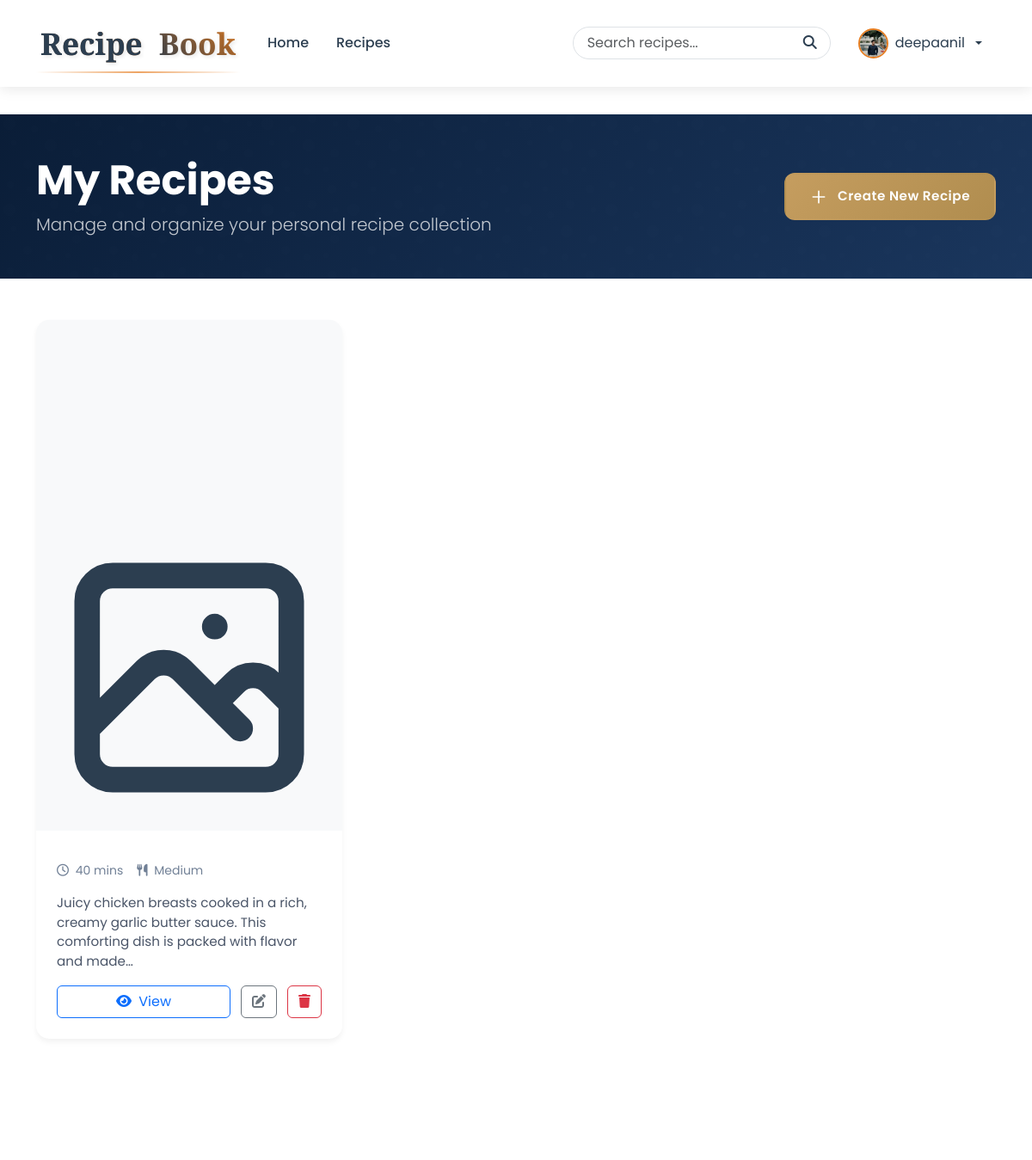
Page /recipes/my-recipes/ (signed in, upper part) on the earlier database version.
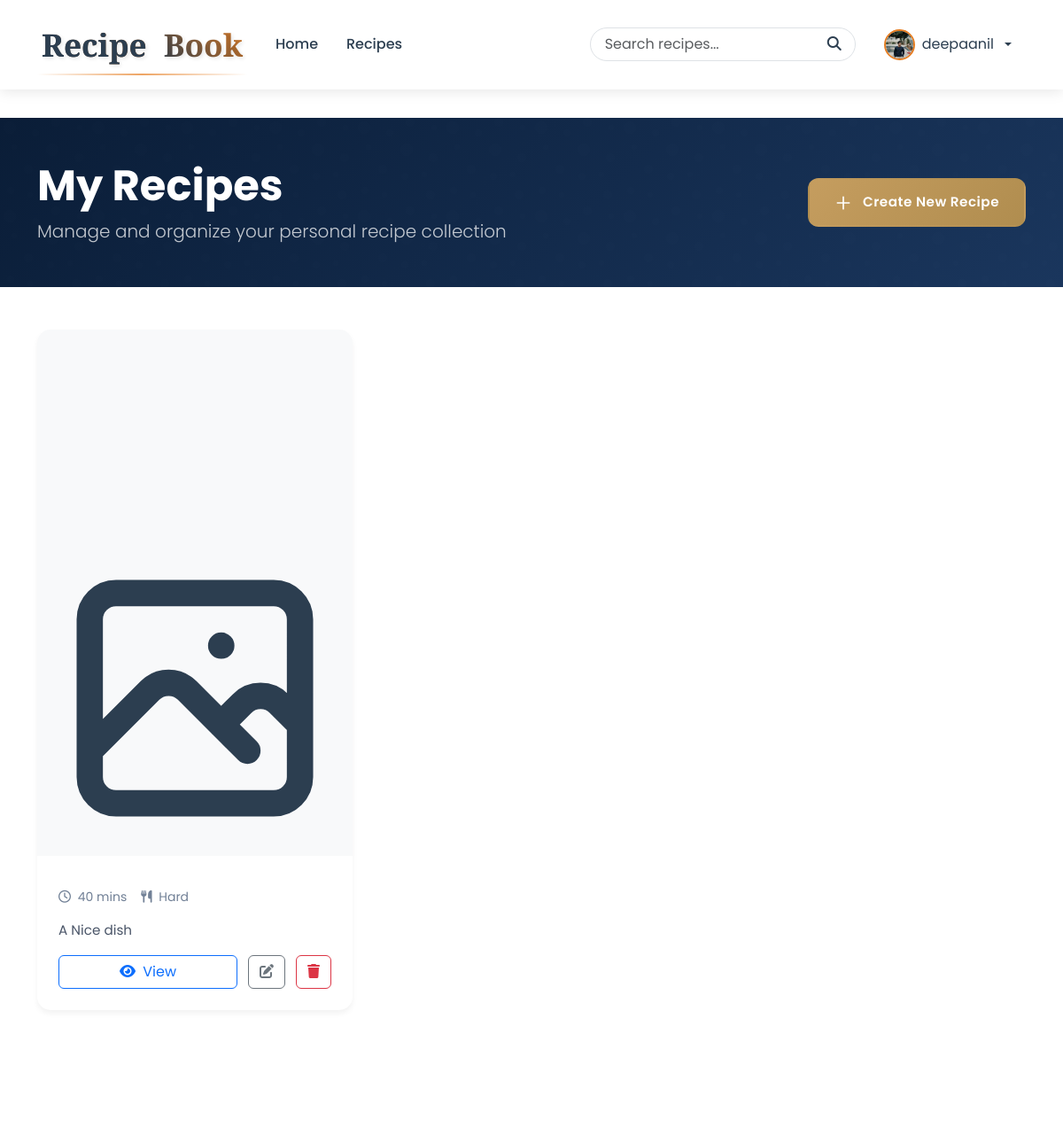
Same page on the later database version.
### recipes/models.py (models this page shows, shortened)
class Recipe(models.Model):
    DIFFICULTY_CHOICES = (
        ('easy', 'Easy'),
        ('medium', 'Medium'),
        ('hard', 'Hard'),
    )
    CATEGORY_CHOICES = (
        ('breakfast', 'Breakfast'),
        ('lunch', 'Lunch'),
        ('dinner', 'Dinner'),
        ('dessert', 'Dessert'),
        ('snack', 'Snack'),
        ('beverage', 'Beverage'),
        ('other', 'Other'),
    )
    user = models.ForeignKey(User, on_delete=models.CASCADE, related_name='recipes')
    name = models.CharField(max_length=200)
    description = models.TextField(blank=True)
    preparation_steps = models.TextField()
    preparation_time = models.PositiveIntegerField(help_text="Time in minutes")
    cooking_time = models.PositiveIntegerField(help_text="Time in minutes")
    difficulty = models.CharField(max_length=10, choices=DIFFICULTY_CHOICES, default='medium')
    category = models.CharField(max_length=20, choices=CATEGORY_CHOICES, default='other')
    servings = models.PositiveIntegerField(default=4)
    view_count = models.PositiveIntegerField(default=0)
    created_at = models.DateTimeField(auto_now_add=True)
    updated_at = models.DateTimeField(auto_now=True)
    def total_time(self):
        return self.preparation_time + self.cooking_time

### recipes/views.py (the view)
# urls.py: path('my-recipes/', views.MyRecipesView.as_view(), name='my_recipes'),
class MyRecipesView(LoginRequiredMixin, ListView):
    model = Recipe
    template_name = 'recipes/my_recipes.html'
    context_object_name = 'user_recipes'
    paginate_by = 12
    def get_queryset(self):
        return Recipe.objects.filter(user=self.request.user).order_by('-created_at')
    def get_context_data(self, **kwargs):
        context = super().get_context_data(**kwargs)
        context['total_recipes'] = self.get_queryset().count()
        return context

### recipes/templates/recipes/my_recipes.html (shortened to what this page needs)
{% extends 'base.html' %}
{% load static %}
{% block content %}
<section class="page-header">
    <div class="container">
        <div class="d-flex justify-content-between align-items-center flex-wrap gap-3">
            <div>
                <h1 class="display-5 fw-bold mb-2">My Recipes</h1>
                <p class="lead mb-0 opacity-75">Manage and organize your personal recipe collection</p>
            </div>
            <a href="{% url 'recipes:recipe-create' %}" class="btn-create">
                <svg class="w-5 h-5" fill="none" stroke="currentColor" viewBox="0 0 24 24">
                    <path stroke-linecap="round" stroke-linejoin="round" stroke-width="2" d="M12 4v16m8-8H4"></path>
                </svg>
                <span class="btn-create-text">Create New Recipe</span>
            </a>
        </div>
    </div>
</section>
<div class="container pb-5">
    {% if user_recipes %}
        <div class="row g-4">
            {% for recipe in user_recipes %}
                <div class="col-12 col-md-6 col-lg-4">
                    <article class="recipe-card">
                        <div class="recipe-image-container">
                            {% if recipe.image %}
                                <img src="{{ recipe.image.url }}" alt="{{ recipe.title }}" class="recipe-image">
                            {% else %}
                                <div class="h-100 d-flex align-items-center justify-content-center">
                                </div>
                            {% endif %}
                        </div>
                        <div class="recipe-content">
                            <div class="recipe-meta">
                                <span>
                                    <i class="far fa-clock me-1"></i>
                                    {{ recipe.total_time }} mins
                                </span>
                                <span>
                                    <i class="fas fa-utensils me-1"></i>
                                    {{ recipe.get_difficulty_display }}
                                </span>
                            </div>
                            <p class="recipe-description">{{ recipe.description|truncatechars:120 }}</p>
                            <div class="recipe-actions">
                                <a href="{% url 'recipes:recipe-detail' recipe.id %}" class="btn btn-outline-primary flex-grow-1">
                                    <i class="fas fa-eye me-1"></i> View
                                </a>
                                <a href="{% url 'recipes:recipe-update' recipe.id %}" class="btn btn-outline-secondary">
                                    <i class="fas fa-edit"></i>
                                </a>
                                <a href="{% url 'recipes:recipe-delete' recipe.id %}" class="btn btn-outline-danger"
                                   onclick="return confirm('Are you sure you want to delete this recipe?')">
                                    <i class="fas fa-trash"></i>
                                </a>
                            </div>
                        </div>
                    </article>
                </div>
            {% endfor %}
        </div>
    {% endif %}
</div>
{% endblock %}

Differences in the rows shown:
removed Recipe: total_time "40", difficulty "Medium", description "Juicy chicken breasts cooked in a rich, creamy garlic butter sauce. This comforting dish is packed with flavor and made…"
added Recipe: total_time "40", difficulty "Hard", description "A Nice dish"
